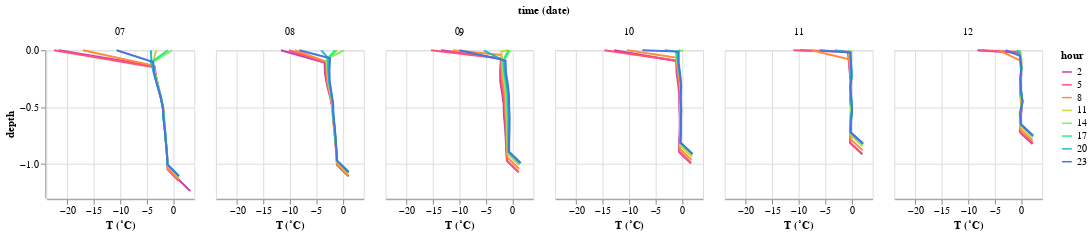

The cell this chart's notebook holds for it:
### Markdown cell above
## Plot snow temperature profiles during ripening process

### Code cell
src = snow_temp_dataset.sort_index().loc['20230407': '20230412'].reset_index()

alt.Chart(
    src.assign(hour = src.time.dt.hour)[src.time.dt.minute == 0][src.time.dt.hour % 3 == 2]
).mark_line().encode(
    alt.X('value:Q').title('T (˚C)'),
    alt.Y('depth:Q'),
    alt.Color('hour:O').scale(scheme='rainbow'),
    alt.Facet('date(time):O', columns=6),
    order='depth'
).properties(width=150, height = 150)

### Figure 1 — Vega-Lite specification as saved in the notebook (floating-point values rounded to 4 significant figures; data arrays with more than 128 entries replaced by an {"elided": "..."} marker saying what was removed)
{"config": {"view": {"continuousWidth": 300, "continuousHeight": 300}}, "data": {"name": "data-aca8e685bc757acb2aedbaa6901d3b7a"}, "mark": {"type": "line"}, "encoding": {"color": {"field": "hour", "scale": {"scheme": "rainbow"}, "type": "ordinal"}, "facet": {"columns": 6, "field": "time", "timeUnit": "date", "type": "ordinal"}, "order": {"field": "depth", "type": "quantitative"}, "x": {"field": "value", "title": "T (˚C)", "type": "quantitative"}, "y": {"field": "depth", "type": "quantitative"}}, "height": 150, "width": 150, "$schema": "https://vega.github.io/schema/vega-lite/v5.20.1.json", "datasets": {"data-aca8e685bc757acb2aedbaa6901d3b7a": {"elided": "576 records"}}}
